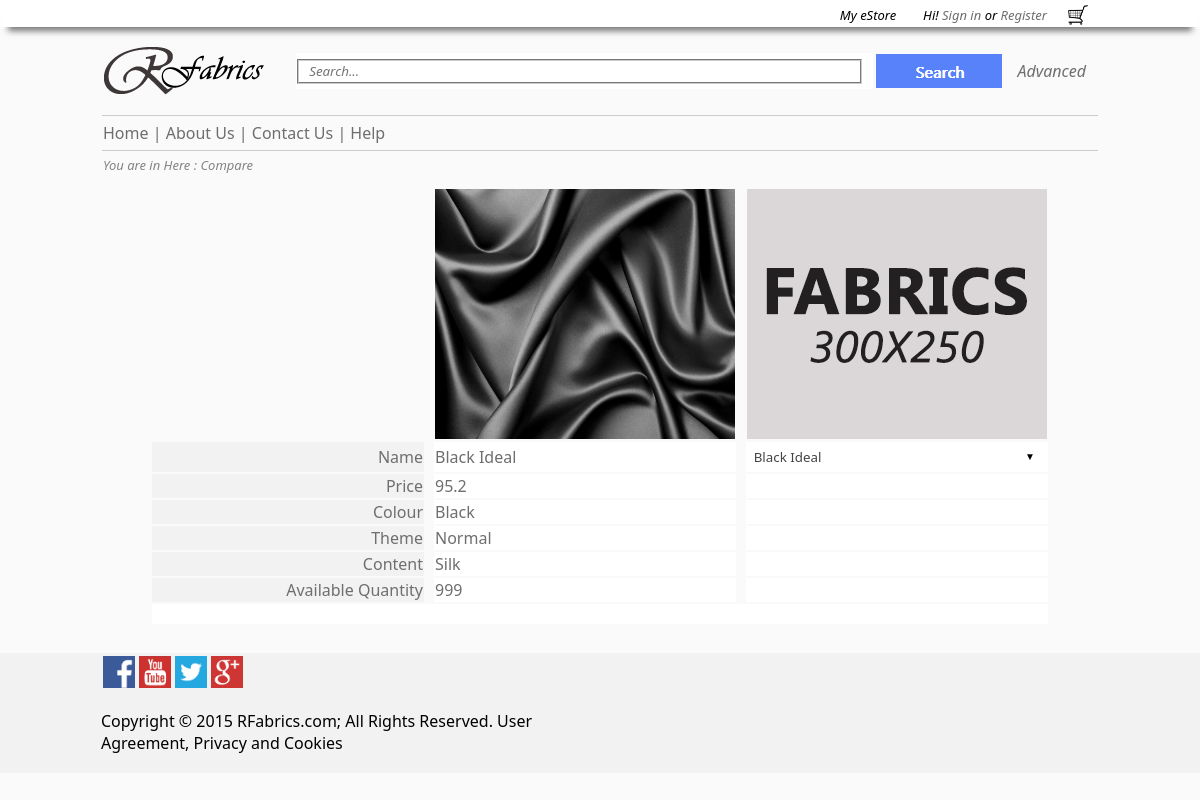
The page /RFabrick/Compare.php?title=1 on the database its author committed.
### tables this page shows
CREATE TABLE IF NOT EXISTS `fabrics` (
  `FabricID` int(25) NOT NULL AUTO_INCREMENT,
  `SupplierID` int(25) DEFAULT NULL,
  `Name` varchar(25) DEFAULT NULL,
  `Price` double DEFAULT NULL,
  `Content` varchar(25) DEFAULT NULL,
  `colour` varchar(25) DEFAULT NULL,
  `Quty` double DEFAULT NULL,
  `Theme` varchar(25) DEFAULT NULL,
  `Image` varchar(100) DEFAULT NULL,
  `Description` varchar(150) DEFAULT NULL,
  `Status` varchar(3) NOT NULL DEFAULT 'No',
  PRIMARY KEY (`FabricID`),
  KEY `foreignKeyFabric` (`SupplierID`)
);

### RFabrick/Compare.php (the view, shortened to what this page needs)
<!DOCTYPE html PUBLIC "-//W3C//DTD XHTML 1.0 Transitional//EN" "http://www.w3.org/TR/xhtml1/DTD/xhtml1-transitional.dtd">
<html xmlns="http://www.w3.org/1999/xhtml">
<head>
<link rel="stylesheet" type="text/css" href="Home.css">
</head>
<body>
<table class="TopBarClass" width="100%" bgcolor="#FFFFFF" border="0" align="center">
  <tr>
    <td height="25" width="0%"></td>
    <td height="25" width="720"></td>
    <td height="25" width="70"><font face="Segoe UI" size="2"><center><i>My eStore</i></center></font></td>
    <td height="25" width="160"><font face="Segoe UI" size="2"><center><i>Hi! <a href="Login.php">Sign in</a> or <a href="Register.php">Register</a></i>
    </center></font></td>
    <td height="25" width="20"><center>
      <a href="Cart.php"><img src="Images/Cart.png" width="20" height="20" /></a>
    </center></td>
    <td height="25" width="%"></td>
  </tr>
</table>
<table id="Search" width="1000" border="0" align="center">
  <tr>
    <td width="191" rowspan="3"><a href="Home.php"><img src="Images/Logo.png" width="180" height="70" /></a></td>
    <td width="573">&nbsp;</td>
    <td width="126">&nbsp;</td>
  </tr>
  <tr>
    <td height="34" bgcolor="#FFFFFF"><input name="Search" placeholder="Search..." type="text" class="resizedTextbox2" id="SearchFiledID"/></td>
    <td width="126"><input type="image" src="Images/Search.png" onclick="validateSearch()" /></td>
    <td width="92"><font color="#6E6E6E" face="Segoe UI"><center>
      <font color="#6E6E6E" face="Segoe UI"><font color="#6E6E6E" face="Segoe UI"><font color="#6E6E6E" face="Segoe UI"><i><a href="Advanced_Search.php">Advanced</a></i></font><i><a href="Compare.php"></a></i></font><i><a href="Compare.php"></a></i></font>
    </center></font></td>
  </tr>
  <tr>
    <td>&nbsp;</td>
    <td>&nbsp;</td>
  </tr>
</table>
<table class="MenuBar"  height="40" width="1000" border="0" align="center">
  <tr>
    <td><font color="#6E6E6E" face="Segoe UI"><a href="Home.php">Home</a> | <a href="About Us.html">About Us</a> | <a href="Contact Us.html">Contact Us</a> | <a href="Help.html">Help</a></font></td>
  </tr>
</table>
<table width="1000" border="0" align="center">
  <tr>
    <td height="10px"><font color="#848484"  size="2" face="Segoe UI"><i>You are in Here : Compare</i></font></td>
  </tr>
</table>
<table width="1000" border="0" align="center">
  <tr>
    <td></td>
  </tr>
</table>
<table width="100%" bgcolor="#FAFAFA" border="0" align="center">
  <tr>
    <td width="%"></td>
    <td width="1000px"><table width="900" border="0" align="center">
    	<?php
					$result = mysql_query("SELECT * FROM `fabrics` WHERE `FabricID` = '".$_GET['title']."'");
					$row = mysql_fetch_array($result);
        ?>
      <tr>
        <td width="300" height="250">&nbsp;</td>
        <td width="5" rowspan="7">&nbsp;</td>
        <td width="300" height="250"><?php echo"<img src=".$row["Image"]." width='300' height='250' />"; ?></td>
        <td width="5" rowspan="7">&nbsp;</td>
        <td width="300" height="250"><img id="image" src="Images/Fabrics 300x250.jpg" width="300" height="250" /></td>
      </tr>
      <tr>
        <td bgcolor="#F2F2F2"><font color="#6E6E6E" face="Segoe UI"><div align="right" >Name</div></font></td>
        <td bgcolor="#FFFFFF"><font color="#6E6E6E" face="Segoe UI"><div align="left" ><?php echo"".$row["Name"]."" ; ?>
        </div></font></td>
        <td bgcolor="#FFFFFF"><span class="custom-dropdown custom-dropdown--white">
    <select class="custom-dropdown__select custom-dropdown__select--white" onchange="Compare()" id="DropDown">
        <?php
					$result1 = mysql_query("SELECT * FROM `fabrics` where `Status` = 'Yes' ");
					  while($row1 = mysql_fetch_array($result1))
					  {
						   echo"<option value='".$row1["FabricID"]."' >".$row1["Name"]."</option>";
					  }
        ?>
    </select>
</span></td>
      </tr>
      <tr>
        <td bgcolor="#F2F2F2"><font color="#6E6E6E" face="Segoe UI"><div align="right">Price</div></font></td>
        <td bgcolor="#FFFFFF"><font color="#6E6E6E" face="Segoe UI"><div align="left" ><?php echo"".$row["Price"]."" ; ?></div></font></td>
        <td bgcolor="#FFFFFF"></td>
      </tr>
      <tr>
        <td bgcolor="#F2F2F2"><font color="#6E6E6E" face="Segoe UI"><div align="right">Colour</div></font></td>
        <td bgcolor="#FFFFFF"><font color="#6E6E6E" face="Segoe UI"><div align="left" ><?php echo"".$row["colour"]."" ; ?></div></font></td>
        <td bgcolor="#FFFFFF"></td>
      </tr>
      <tr>
        <td bgcolor="#F2F2F2"><font color="#6E6E6E" face="Segoe UI"><div align="right">Theme</div></font></td>
        <td bgcolor="#FFFFFF"><font color="#6E6E6E" face="Segoe UI"><div align="left" ><?php echo"".$row["Theme"]."" ; ?></div></font></td>
        <td bgcolor="#FFFFFF"></td>
      </tr>
      <tr>
        <td bgcolor="#F2F2F2"><font color="#6E6E6E" face="Segoe UI"><div align="right">Content</div></font></td>
        <td bgcolor="#FFFFFF"><font color="#6E6E6E" face="Segoe UI"><div align="left" ><?php echo"".$row["Content"]."" ; ?></div></font></td>
        <td bgcolor="#FFFFFF"></td>
      </tr>
      <tr>
        <td bgcolor="#F2F2F2"><font color="#6E6E6E" face="Segoe UI"><div align="right">Available Quantity</div></font></td>
        <td bgcolor="#FFFFFF"><font color="#6E6E6E" face="Segoe UI">
          <div align="left" ><font color="#6E6E6E" face="Segoe UI"><?php echo"".$row["Quty"]."" ; ?></font></div>
        </font></td>
        <td bgcolor="#FFFFFF"></td>
      </tr>
      <tr>
        <td colspan="5" bgcolor="#FFFFFF">&nbsp;</td>
        </tr>
    </table></td>
    <td width="%"></td>
  </tr>
</table>
<table width="1000" align="center">
  <tr>
    <td>&nbsp;</td>
  </tr>
</table>
<table bgcolor="#F2F2F2" width="100%" border="0" align="center">
  <tr>
    <td width="%" height="32px"></td>
    <td width="32" height="32px"><img src="Images/FB.jpg" width="32" height="32" /></td>
    <td width="32" height="32px"><img src="Images/YT.jpg" width="32" height="32" /></td>
    <td width="32" height="32px"><img src="Images/Tw.jpg" width="32" height="32" /></td>
    <td width="32" height="32px"><img src="Images/G+.jpg" width="32" height="32" /></td>
    <td width="852" height="32px"></td>
    <td width="%" height="32px"></td>
  </tr>
</table>
<table bgcolor="#F2F2F2" height="20px" width="100%" border="0" align="center">
  <tr>
    <td height="20px" width="%"></td>
    <td height="20px" width="499"><p><font face="Segoe UI">Copyright © 2015 RFabrics.com; All Rights Reserved. User Agreement, Privacy and Cookies</font></p></td>
    <td height="20px" width="499">&nbsp;</td>
    <td height="20px" width="%"></td>
  </tr>
</table>
</body>
</html>

### RFabrick/Home.css (style rules this page uses)
body { margin: 0 0 0 0; }
.TopBarClass { padding: 0 0 0 0; margin: 0 0 0 0; }
table.TopBarClass tr { -webkit-box-shadow: 0 10px 6px -6px #777; -moz-box-shadow: 0 10px 6px -6px #777; box-shadow: 0 10px 6px -6px #777; }
table.MenuBar td { border-bottom: 1px solid #CCC; border-top: 1px solid #CCC; }
.resizedTextbox2 { width: 565px; height:25px; border-style:groove; border-color:#CCC; padding-left:10px; font-style:italic; font-family: "Segoe UI"; src: url(Fonts/segoeui.ttf); }
a:link { text-decoration: none; color: #6E6E6E; }
* { box-sizing: border-box; border-bottom-color: #000; }
p { font-family: "Segoe UI"; src: url(Fonts/segoeui.ttf); }
select { width:300px; }
.custom-dropdown__select { font-size: 12; font-family: "Segoe UI"; src: url(Fonts/segoeui.ttf); padding: .5em; margin: 0; }
.custom-dropdown__select--white { background-color: #fff; color: #444; font-family: "Segoe UI"; src: url(Fonts/segoeui.ttf); }

### RFabrick/Compare.php (style rules this page uses)
body { background-color: #FAFAFA; }

### rows shown on the page
fabrics: Image (picture), Name "Black Ideal", Price "95.2", colour "Black", Theme "Normal", Content "Silk", Quty "999"

### other values the page prints
form field value "Black Ideal"
